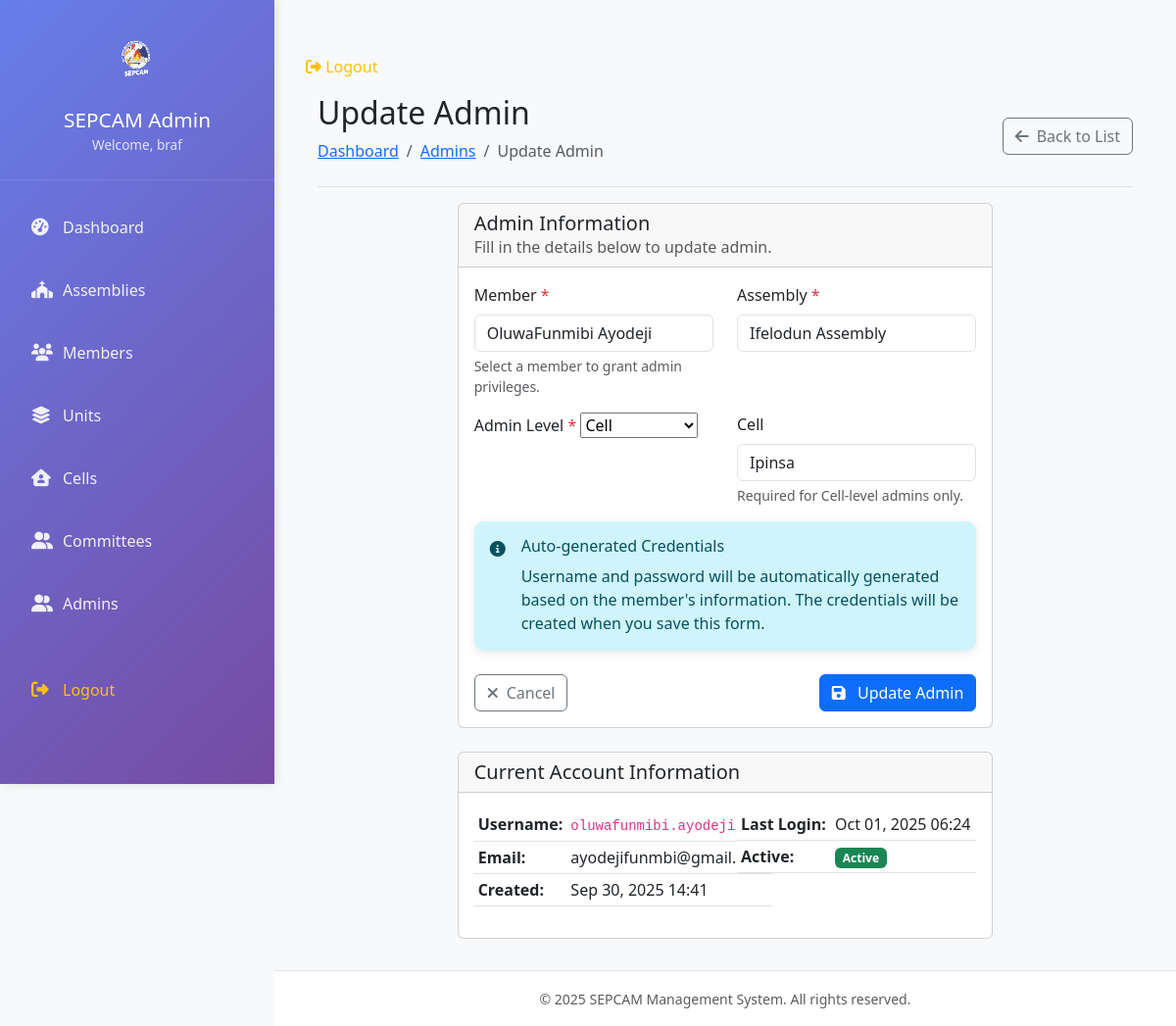
The app's page /admins/2/update/ (signed in), older data.
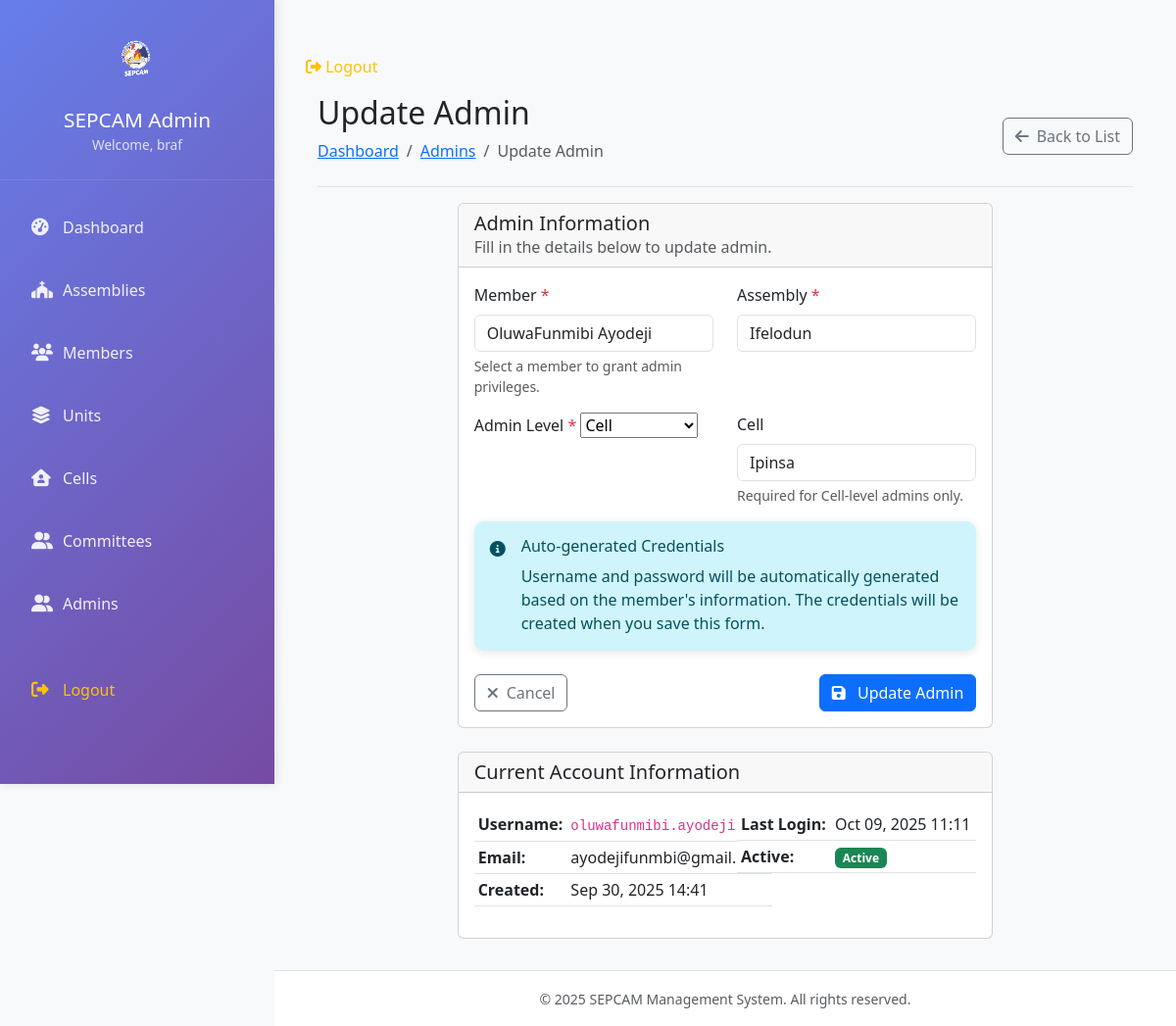
The same page, newer data.
### core/models.py (models this page shows, shortened)
class Admin(models.Model):
    ADMIN_TYPE_CHOICES = [
        ("SUPERADMIN", "Super Admin"),
        ("Cell", "Cell"),
        ("MODERATOR", "Moderator"),
        ("Inventory", "Inventory"),
    ]
    member = models.OneToOneField(
        Member, on_delete=models.CASCADE, related_name="admin_profile"
    )
    assembly = models.ForeignKey(
        Assembly, on_delete=models.CASCADE, related_name="admins"
    )
    level = models.CharField(max_length=100, choices=ADMIN_TYPE_CHOICES, default="Cell")
    cell = models.ForeignKey(
        Cell,
        on_delete=models.CASCADE,
        related_name="cell_admins",
        null=True,
        blank=True,
    )
    user_account = models.OneToOneField(
        User,
        on_delete=models.CASCADE,
        related_name="admin_account",
        null=True,
        blank=True,
    )
    @property
    def is_superadmin(self):
        return self.level == "SUPERADMIN"
    @property
    def is_cell_admin(self):
        return self.level == "Cell"
    @property
    def is_moderator(self):
        return self.level == "MODERATOR"
    @property
    def is_inventory_admin(self):
        return self.level == "Inventory"

### core/adminviews.py (the view)
# urls.py: path("admins/<int:pk>/update/", adminviews.admin_update, name="admin_update"),
@login_required
def admin_update(request, pk):
    try:
        if (
            not hasattr(request.user, "admin_account")
            or not request.user.admin_account.is_superadmin
        ):
            messages.error(
                request, "Only super administrators can update admin accounts."
            )
            return redirect("dashboard")
        admin = get_object_or_404(Admin, pk=pk)
        if request.method == "POST":
            form = AdminForm(request.POST, instance=admin, current_user=request.user)
            if form.is_valid():
                form.save()
                messages.success(
                    request,
                    f"Admin account updated successfully for {admin.get_full_name()}",
                )
                return redirect("admin_list")
        else:
            form = AdminForm(instance=admin, current_user=request.user)
        context = {
            "form": form,
            "admin": admin,
            "title": "Update Admin",
        }
        return render(request, "admins/admin_form.html", context)
    except Exception as e:
        messages.error(request, f"Error updating admin: {str(e)}")
        return redirect("admin_list")

### core/adminforms.py (shortened to what this page needs)
class AdminForm(forms.ModelForm):
    class Meta:
        model = Admin
        fields = ["member", "assembly", "level", "cell"]
        widgets = {
            "level": forms.Select(choices=Admin.ADMIN_TYPE_CHOICES),
            "assembly": forms.Select(attrs={"class": "form-control"}),
            "cell": forms.Select(attrs={"class": "form-control"}),
            "member": forms.Select(attrs={"class": "form-control"}),
        }
    def __init__(self, *args, **kwargs):
        self.current_user = kwargs.pop("current_user", None)
        super().__init__(*args, **kwargs)
        self.fields["member"].queryset = Member.objects.all()
        self.fields["assembly"].queryset = Assembly.objects.all()
        self.fields["cell"].queryset = Cell.objects.all()
        for field_name, field in self.fields.items():
            if field_name != "level":  # level already has choices
                field.widget.attrs["class"] = "form-control"

### core/models.py (called while the page is built)
    def __str__(self):
        return self.name

    def __str__(self):
        return self.name

    def __str__(self):
        return f"{self.first_name} {self.last_name}"

### core/templates/admins/admin_form.html (shortened to what the changed rows need)
{% extends 'base.html' %}
{% load static %}
{% block content %}
<div class="container-fluid">
    <div
        class="d-flex justify-content-between flex-wrap flex-md-nowrap align-items-center pt-3 pb-2 mb-3 border-bottom">
        <div>
            <h1 class="h2">{{ title }}</h1>
        </div>
    </div>
    <div class="row justify-content-center">
        <div class="col-lg-8">
            <div class="card">
                <div class="card-body">
                    <form method="post" id="adminForm">
                        <div class="row">
                            <div class="col-md-6 mb-3">
                                <label for="{{ form.member.id_for_label }}" class="form-label">
                                    Member <span class="text-danger">*</span>
                                </label>
                                {{ form.member }}
                                <div class="form-text">Select a member to grant admin privileges.</div>
                            </div>
                            <div class="col-md-6 mb-3">
                                <label for="{{ form.assembly.id_for_label }}" class="form-label">
                                    Assembly <span class="text-danger">*</span>
                                </label>
                                {{ form.assembly }}
                            </div>
                        </div>
                        <div class="row">
                            <div class="col-md-6 mb-3">
                                <label for="{{ form.level.id_for_label }}" class="form-label">
                                    Admin Level <span class="text-danger">*</span>
                                </label>
                                {{ form.level }}
                            </div>
                            <div class="col-md-6 mb-3">
                                <label for="{{ form.cell.id_for_label }}" class="form-label">
                                    Cell
                                </label>
                                {{ form.cell }}
                                <div class="form-text">Required for Cell-level admins only.</div>
                            </div>
                        </div>
                    </form>
                </div>
            </div>
            {% if admin %}
            <div class="card mt-4">
                <div class="card-header">
                    <h5 class="card-title mb-0">Current Account Information</h5>
                </div>
                <div class="card-body">
                    <div class="row">
                        <div class="col-md-6">
                            <table class="table table-sm">
                                <tr>
                                    <th>Username:</th>
                                    <td><code>{{ admin.user_account.username }}</code></td>
                                </tr>
                                <tr>
                                    <th>Email:</th>
                                    <td>{{ admin.user_account.email }}</td>
                                </tr>
                                <tr>
                                    <th>Created:</th>
                                    <td>{{ admin.user_account.date_joined|date:"M d, Y H:i" }}</td>
                                </tr>
                            </table>
                        </div>
                        <div class="col-md-6">
                            <table class="table table-sm">
                                <tr>
                                    <th>Last Login:</th>
                                    <td>{{ admin.user_account.last_login|date:"M d, Y H:i"|default:"Never" }}</td>
                                </tr>
                                <tr>
                                    <th>Active:</th>
                                    <td>
                                        {% if admin.user_account.is_active %}
                                        <span class="badge bg-success">Active</span>
                                        {% else %}
                                        <span class="badge bg-danger">Inactive</span>
                                        {% endif %}
                                    </td>
                                </tr>
                            </table>
                        </div>
                    </div>
                </div>
            </div>
            {% endif %}
        </div>
    </div>
</div>
{% endblock %}

Row changes from the older to the newer data that the page shows:
changed through a linked row, Admin "OluwaFunmibi Ayodeji": assembly "Ifelodun Assembly" → "Ifelodun"; user_account.last_login "Oct 01, 2025 06:24" → "Oct 09, 2025 11:11"
